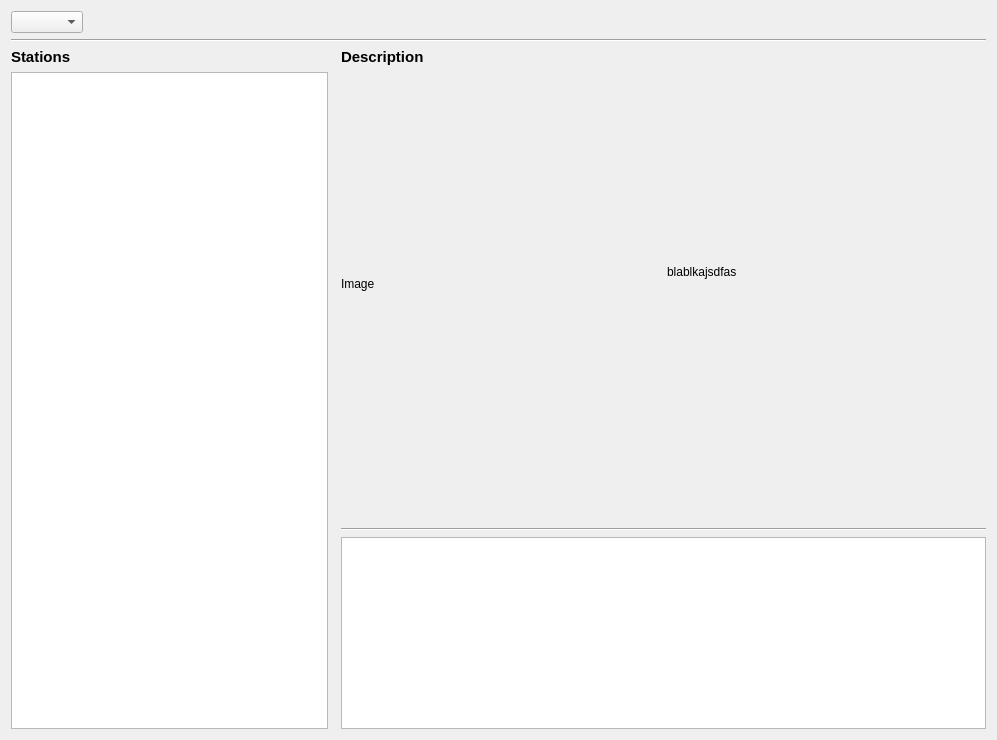
<?xml version="1.0" encoding="UTF-8"?>
<ui version="4.0">
 <class>GUI_SomaFM</class>
 <widget class="QWidget" name="GUI_SomaFM">
  <property name="geometry">
   <rect>
    <x>0</x>
    <y>0</y>
    <width>997</width>
    <height>740</height>
   </rect>
  </property>
  <layout class="QGridLayout" name="gridLayout">
   <item row="1" column="0" colspan="4">
    <widget class="Line" name="line">
     <property name="orientation">
      <enum>Qt::Horizontal</enum>
     </property>
    </widget>
   </item>
   <item row="7" column="2" rowspan="2" colspan="2">
    <widget class="QListView" name="lv_links">
     <property name="sizePolicy">
      <sizepolicy hsizetype="Expanding" vsizetype="Maximum">
       <horstretch>0</horstretch>
       <verstretch>0</verstretch>
      </sizepolicy>
     </property>
     <property name="dragDropMode">
      <enum>QAbstractItemView::DragOnly</enum>
     </property>
     <property name="defaultDropAction">
      <enum>Qt::CopyAction</enum>
     </property>
     <property name="alternatingRowColors">
      <bool>true</bool>
     </property>
    </widget>
   </item>
   <item row="6" column="2" colspan="2">
    <widget class="Line" name="line_2">
     <property name="orientation">
      <enum>Qt::Horizontal</enum>
     </property>
    </widget>
   </item>
   <item row="3" column="2" rowspan="2">
    <widget class="QLabel" name="lab_image">
     <property name="sizePolicy">
      <sizepolicy hsizetype="Preferred" vsizetype="MinimumExpanding">
       <horstretch>0</horstretch>
       <verstretch>0</verstretch>
      </sizepolicy>
     </property>
     <property name="minimumSize">
      <size>
       <width>200</width>
       <height>200</height>
      </size>
     </property>
     <property name="maximumSize">
      <size>
       <width>200</width>
       <height>200</height>
      </size>
     </property>
     <property name="text">
      <string notr="true">Image</string>
     </property>
     <property name="scaledContents">
      <bool>true</bool>
     </property>
    </widget>
   </item>
   <item row="5" column="2">
    <spacer name="horizontalSpacer_2">
     <property name="orientation">
      <enum>Qt::Horizontal</enum>
     </property>
     <property name="sizeHint" stdset="0">
      <size>
       <width>320</width>
       <height>20</height>
      </size>
     </property>
    </spacer>
   </item>
   <item row="2" column="2">
    <widget class="QLabel" name="label_3">
     <property name="font">
      <font>
       <pointsize>11</pointsize>
       <weight>75</weight>
       <bold>true</bold>
      </font>
     </property>
     <property name="text">
      <string>Description</string>
     </property>
    </widget>
   </item>
   <item row="2" column="0">
    <widget class="QLabel" name="label">
     <property name="font">
      <font>
       <pointsize>11</pointsize>
       <weight>75</weight>
       <bold>true</bold>
      </font>
     </property>
     <property name="text">
      <string>Stations</string>
     </property>
    </widget>
   </item>
   <item row="5" column="3">
    <spacer name="horizontalSpacer_3">
     <property name="orientation">
      <enum>Qt::Horizontal</enum>
     </property>
     <property name="sizeHint" stdset="0">
      <size>
       <width>319</width>
       <height>20</height>
      </size>
     </property>
    </spacer>
   </item>
   <item row="2" column="3" rowspan="3">
    <widget class="QLabel" name="lab_description">
     <property name="sizePolicy">
      <sizepolicy hsizetype="Preferred" vsizetype="MinimumExpanding">
       <horstretch>0</horstretch>
       <verstretch>0</verstretch>
      </sizepolicy>
     </property>
     <property name="text">
      <string notr="true">blablkajsdfas</string>
     </property>
     <property name="wordWrap">
      <bool>true</bool>
     </property>
    </widget>
   </item>
   <item row="0" column="0" colspan="4">
    <layout class="QHBoxLayout" name="horizontalLayout">
     <item>
      <widget class="QComboBox" name="combo_lib_chooser"/>
     </item>
     <item>
      <spacer name="horizontalSpacer">
       <property name="orientation">
        <enum>Qt::Horizontal</enum>
       </property>
       <property name="sizeHint" stdset="0">
        <size>
         <width>40</width>
         <height>20</height>
        </size>
       </property>
      </spacer>
     </item>
    </layout>
   </item>
   <item row="3" column="0" rowspan="6">
    <widget class="QListView" name="lv_stations">
     <property name="alternatingRowColors">
      <bool>true</bool>
     </property>
    </widget>
   </item>
   <item row="3" column="1">
    <spacer name="verticalSpacer">
     <property name="orientation">
      <enum>Qt::Vertical</enum>
     </property>
     <property name="sizeHint" stdset="0">
      <size>
       <width>1</width>
       <height>40</height>
      </size>
     </property>
    </spacer>
   </item>
  </layout>
 </widget>
 <resources/>
 <connections/>
</ui>
